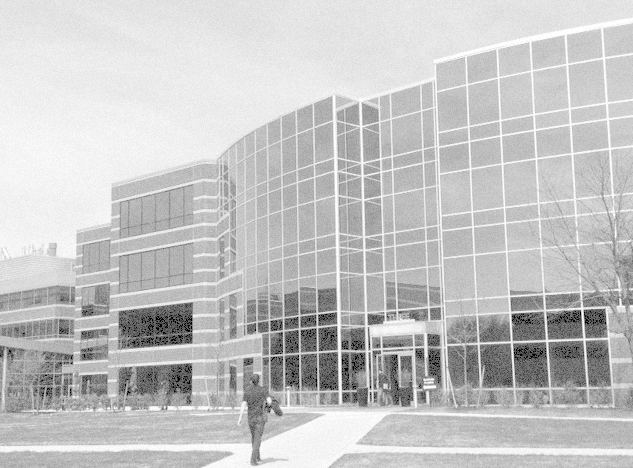
#> input picture image analysis/assignment 2/Building.pgm, 633 x 468 px
$ python Assignment_2_code_CS563.py
#> lines starting #> are read from the running program, lines starting #| are printed output that depends on the picture
import cv2
import numpy as np

inputname = input("Enter the file name : ")
#> the answer given: Building.pgm
print(' ')
print(' ')
image = cv2.imread(inputname, -1)
#> image is the input picture: shape (468, 633); min 0, max 255, mean 196.1

print("use the numbers assigned below for each filter ")
print("1. histogram stretching")
print("2. gamma correction")
print("3. median filter")
take = str(input("Enter the sequence of filters you want to apply on the image ( ex: 3 1 2 ):  "))
#> the answer given: MRI.pgm
li= take.split(" ")

def stackImages(scale,imgArray): # This function is for the purpose of stacking images side by side for easy comparision
    rows = len(imgArray)
    cols = len(imgArray[0])
    rowsAvailable = isinstance(imgArray[0], list)
    width = imgArray[0].shape[1]
    height = imgArray[0].shape[0]
    if rowsAvailable:
        for x in range ( 0, rows):
            for y in range(0, cols):
                if imgArray[x][y].shape[:2] == imgArray[0][0].shape [:2]:
                    imgArray[x][y] = cv2.resize(imgArray[x][y], (0, 0), None, scale, scale)
                else:
                    imgArray[x][y] = cv2.resize(imgArray[x][y], (imgArray[0][0].shape[1], imgArray[0][0].shape[0]), None, scale, scale)
                if len(imgArray[x][y].shape) == 2: imgArray[x][y]= cv2.cvtColor( imgArray[x][y], cv2.COLOR_GRAY2BGR)
        imageBlank = np.zeros((height, width, 3), np.uint8)
        hor = [imageBlank]*rows
        hor_con = [imageBlank]*rows
        for x in range(0, rows):
            hor[x] = np.hstack(imgArray[x])
        ver = np.vstack(hor)
    else:
        for x in range(0, rows):
            if imgArray[x].shape[:2] == imgArray[0].shape[:2]:
                imgArray[x] = cv2.resize(imgArray[x], (0, 0), None, scale, scale)
            else:
                imgArray[x] = cv2.resize(imgArray[x], (imgArray[0].shape[1], imgArray[0].shape[0]), None,scale, scale)
            if len(imgArray[x].shape) == 2: imgArray[x] = cv2.cvtColor(imgArray[x], cv2.COLOR_GRAY2BGR)
        hor= np.hstack(imgArray)
        ver = hor
    return ver

# [17 lines left out: function histogramStretching, not called in this run]

# giving different gamma values for different images
if inputname=='Building.pgm':
    gammaValue = 0.3
if inputname=='MRI.pgm':
    gammaValue = 1.7
if inputname=='peppers.pgm':
    gammaValue = 0.8

# [20 lines left out: functions gammaCorrection, medianFilter, not called in this run]
ans=[image]
for key,i in enumerate(li):
    if i=='1':
        k = histogramStretching(ans[key])
        ans.append(k)
    if i=='2':
        k = gammaCorrection(ans[key],gammaValue)
        ans.append(k)
    if i=='3':
        k = medianFilter(ans[key])
        ans.append(k)
#> after the loop, ans = 1 item
stacked = stackImages(1,[image,ans[-1]])
#> in stackImages, `rows = len(imgArray)`: rows = 2
#> in stackImages, `cols = len(imgArray[0])`: cols = 468
#> in stackImages, `rowsAvailable = isinstance(imgArray[0], list)`: rowsAvailable = False
#> after the loop in stackImages, `for x in range(0, rows):`: imgArray = 2 items
#> in stackImages, `hor= np.hstack(imgArray)`:
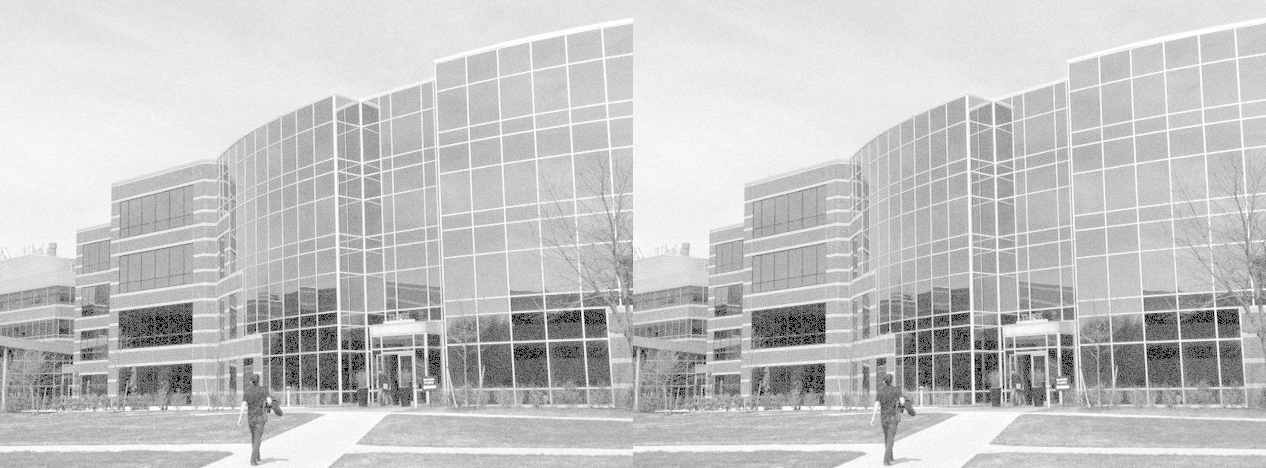
#> hor: shape (468, 1266, 3); min 0, max 255, mean 196.1
cv2.imshow('original image(a)     after_applying_filters(b)',stacked)
print(' ')
print(' ')
print('============= PART - 2 =====================')
image1 = ans[-1]
m, n = image1.shape
#> m = 468; n = 633
img_filter_copy_x = image1.copy()
img_filter_copy_y = image1.copy()
print(' ')
print(' ')

print("use the numbers assigned below for each edge detector ")
print("1. detecting edges using prewitt mask ")
print("2. detecting edges using sobell mask")
print("3. detecting edges using central difference")

#> (the run stopped early here; a loop or call above may not have finished)
